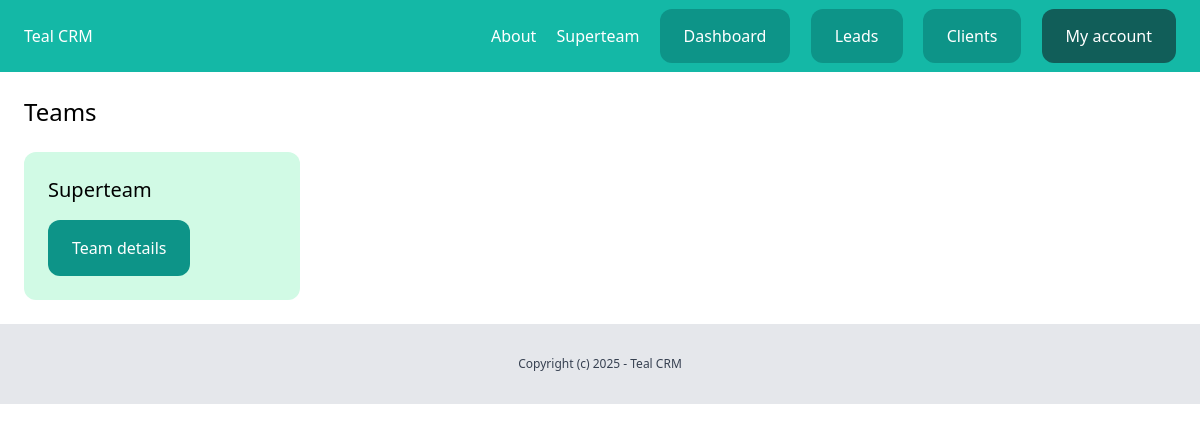
Before: /dashboard/teams/ (signed in) with the older database file.
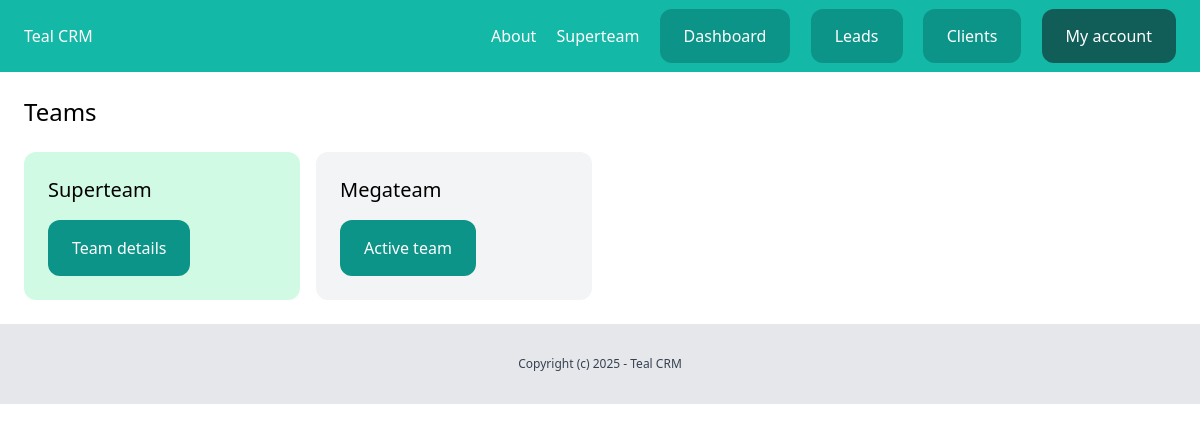
After: the same page with the newer database file.
### team/models.py (models this page shows, shortened)
class Team(models.Model):
    plan = models.ForeignKey(Plan, related_name='teams', blank=True, null=True, on_delete=models.CASCADE)
    name = models.CharField(max_length=100)
    members = models.ManyToManyField(User, related_name='teams')
    created_by = models.ForeignKey(User, related_name='created_teams', on_delete=models.CASCADE)
    created_at = models.DateTimeField(auto_now_add=True)

### team/views.py (the view)
# urls.py: path('', views.teams_list, name='list'),
@login_required
def teams_list(request):
    teams = Team.objects.filter(members__in=[request.user])
    return render(request, 'team/teams_list.html', {'teams': teams})

### team/context_processors.py (called while the page is built)
def active_team(request):
    if request.user.is_authenticated:
        if request.user.userprofile.active_team:
            active_team = request.user.userprofile.active_team
        else:
            active_team = Team.objects.filter(created_by=request.user)[0]
    else:
        active_team = None
    return {'team': active_team}

### team/templates/team/teams_list.html (shortened to what this page needs)
{% extends "core/base.html" %}
{% block content %}
    <div class="py-6 px-6">
        <h1 class="mb-6 text-2xl">Teams</h1>
        <div class="grid grid-cols-4 gap-4">
            {% for team in teams %}
                <div class="{% if team == request.user.userprofile.active_team %} bg-emerald-100 {% else %} bg-gray-100 {% endif %} rounded-xl p-6">
                    <h2 class="mb-4 text-xl"> {{ team.name }} </h2>
                    {% if team == request.user.userprofile.active_team %}
                        <a href="{% url 'team:detail' team.id %}" class="inline-block py-4 px-6 bg-teal-600 rounded-xl text-white">Team details</a>
                    {% else %}
                        <a href="{% url 'team:activate' team.id %}" class="inline-block py-4 px-6 bg-teal-600 rounded-xl text-white">Active team</a>
                    {% endif %}
                </div>
            {% endfor %}
        </div>
    </div>
{% endblock %}

### core/templates/core/base.html (shortened to what this page needs)
{% load static %}
<!doctype html>
<html>
  <head>
    <link rel="stylesheet" href="{% static "main.min.css" %}">
  </head>
  <body>
    <div>
      {% include "core/partials/nav.html" %}
        {% block content %}
        {% endblock %}
        {% include "core/partials/footer.html" %}
    </div>
  </body>
</html>

### core/templates/core/partials/nav.html
<nav class="py-6 px-6 flex justify-between bg-teal-500">
            <a href="/" class="text-white">Teal CRM</a>
            <div class="space-x-4">
            	<a href="{% url 'about' %}" class="text-white">About</a>
                {% if request.user.is_authenticated %}
                    <a href="{% url 'team:detail' team.id %}" class="text-white">{{ team.name }}</a>
                    <a href="{% url 'dashboard:index' %}" class="py-4 px-6 bg-teal-600 rounded-xl text-white">Dashboard</a>
                    <a href="{% url 'leads:list' %}" class="py-4 px-6 bg-teal-600 rounded-xl text-white">Leads</a>
                    <a href="{% url 'clients:list' %}" class="py-4 px-6 bg-teal-600 rounded-xl text-white">Clients</a>
                    <a href="{% url 'user_profile:myaccount' %}" class="py-4 px-6 bg-teal-800 rounded-xl text-white">My account</a>
                {% else %}
                    <a href="{% url 'login' %}" class="py-4 px-6 bg-teal-600 rounded-xl text-white">Log in</a>
                    <a href="{% url 'user_profile:signup' %}" class="py-4 px-6 bg-teal-300 rounded-xl text-white">Sign up</a>
                {% endif %}
            </div>
        </nav>

### core/templates/core/partials/footer.html
        <footer class="py-8 text-center bg-gray-200">
            <p class="text-xs text-gray-700">Copyright (c) 2025 - Teal CRM</p>
        </footer>

Changed rows visible on the page:
added Team: name "Megateam", shows "Active team"
